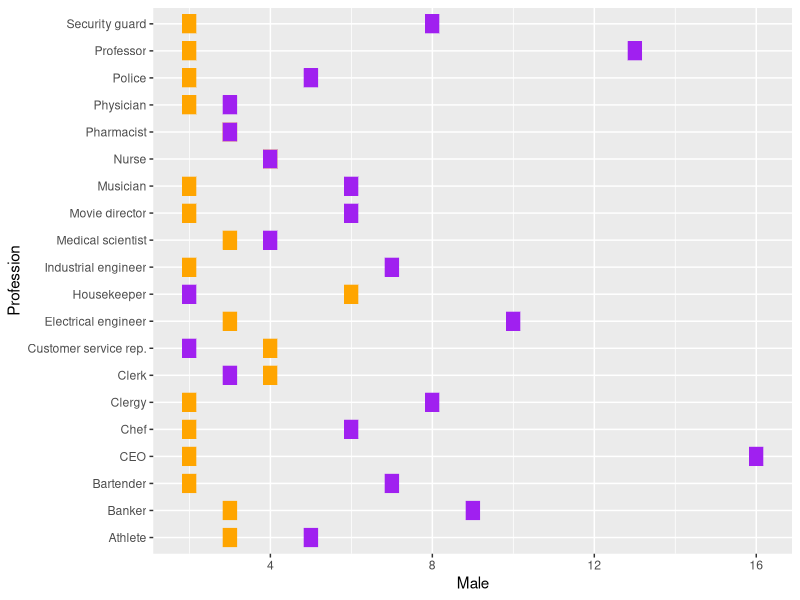
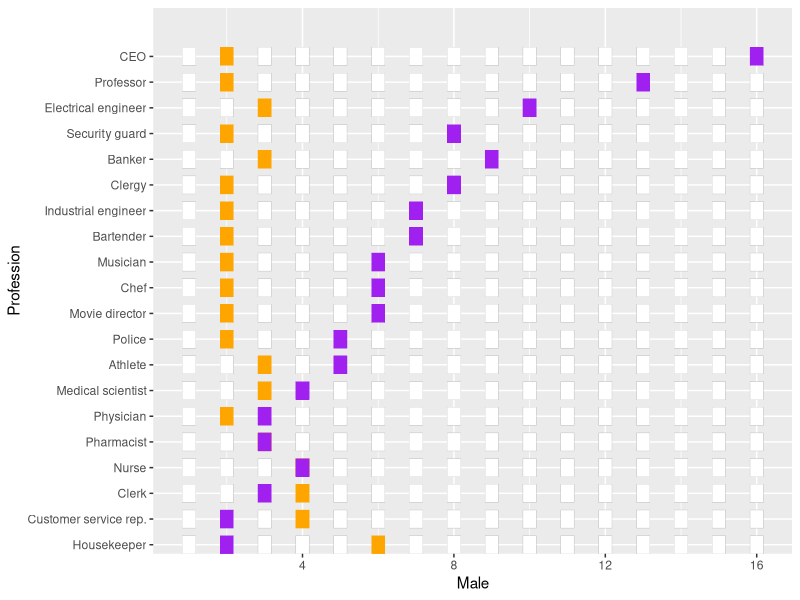
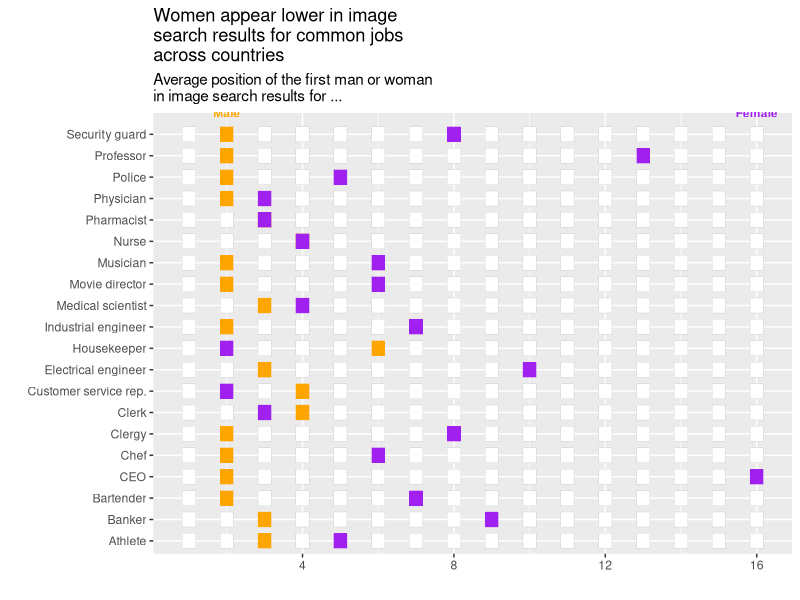
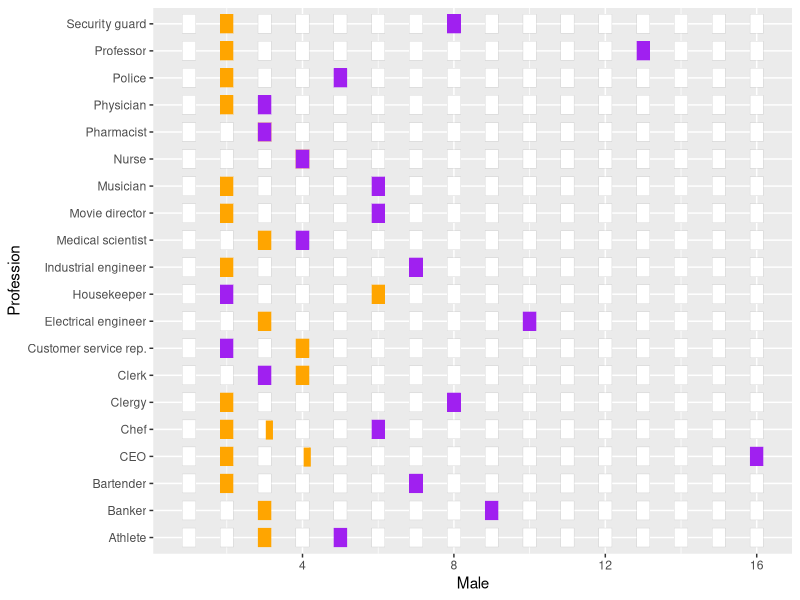
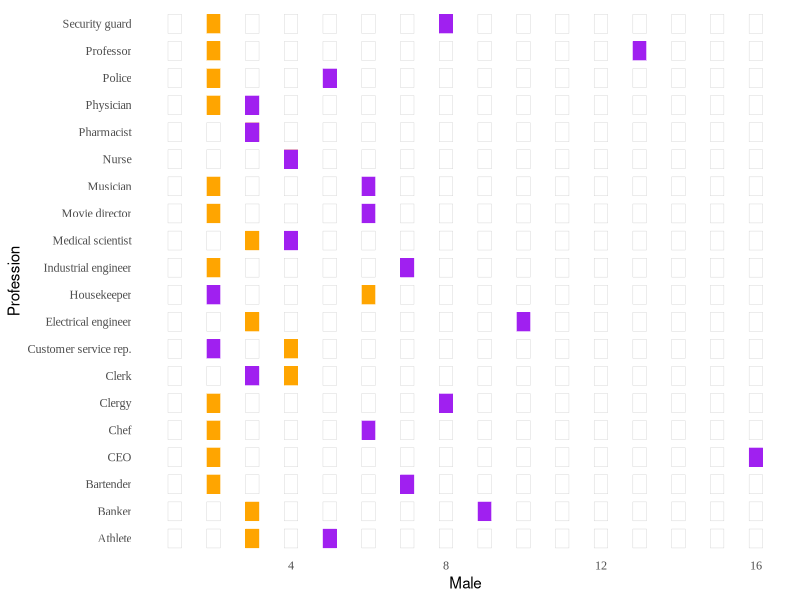

These figures' R source, in order:
## ---- chunk 1
# install.packages(c("tidyverse", "ggplot2")
library(tidyverse)
library(ggplot2)
## ---- chunk 2
df <- data.frame(Profession = c("CEO", "Professor", "Electrical engineer", "Security guard", "Banker", "Clergy", "Industrial engineer", "Bartender", "Musician", "Chef", "Movie director", "Police", "Athlete", "Medical scientist", "Physician", "Pharmacist", "Nurse", "Clerk", "Customer service rep.", "Housekeeper"),
                 Male = c(2, 2, 3, 2, 3, 2, 2, 2, 2, 2, 2, 2, 3, 3, 2, 3, 4, 4, 4, 6),
                 Female = c(16, 13, 10, 8, 9, 8, 7, 7, 6, 6, 6, 5, 5, 4, 3, 3, 4, 3, 2, 2))
## ---- chunk 3
ggplot(df, aes(y=Profession)) + 
  geom_tile(aes(x=Male), fill="orange", color = "orange", width = 0.35, height = 0.7) + 
  geom_tile(aes(x=Female), fill="purple", color = "purple", width = 0.35, height =0.7)
## ---- chunk 4
df <- data.frame(Profession = c("CEO", "Professor", "Electrical engineer", "Security guard", "Banker", "Clergy", "Industrial engineer", "Bartender", "Musician", "Chef", "Movie director", "Police", "Athlete", "Medical scientist", "Physician", "Pharmacist", "Nurse", "Clerk", "Customer service rep.", "Housekeeper"),
                 Male = c(2, 2, 3, 2, 3, 2, 2, 2, 2, 2, 2, 2, 3, 3, 2, 3, 4, 4, 4, 6),
                 Female = c(16, 13, 10, 8, 9, 8, 7, 7, 6, 6, 6, 5, 5, 4, 3, 3, 4, 3, 2, 2),
                 position = c(1, 1, 1, 1, 1, 1, 1, 1, 1, 1, 1, 1, 1, 1, 1, 1, 1, 1, 1, 1),
                 position2 = c(3, 3, 2, 3, 2, 3, 3, 3, 3, 3, 3, 3, 2, 2, 4, 2, 2, 2, 3, 3),
                 position3 = c(4, 4, 4, 4, 4, 4, 4, 4, 4, 4, 4, 4, 4, 5, 5, 4, 3, 5, 5, 4),
                 position4 = c(5, 5, 5, 5, 5, 5, 5, 5, 5, 5, 5, 6, 6, 6, 6, 5, 5, 6, 6, 5),
                 position5 = c(6, 6, 6, 6, 6, 6, 6, 6, 7, 7, 7, 7, 7, 7, 7, 6, 6, 7, 7, 7),
                 position6 = c(7, 7, 7, 7, 7, 7, 8, 8, 8, 8, 8, 8, 8, 8, 8, 7, 7, 8, 8, 8),
                 position7 = c(8, 8, 8, 9, 8, 9, 9, 9, 9, 9, 9, 9, 9, 9, 9, 8, 8, 9, 9, 9),
                 position8 = c(9, 9, 9, 10, 10, 10, 10, 10, 10, 10, 10, 10, 10, 10, 10, 9, 9, 10, 10, 10),
                 position9 = c(10, 10, 11, 11, 11, 11, 11, 11, 11, 11, 11, 11, 11, 11, 11, 10, 10, 11, 11, 11),
                 position10 = c(11, 11, 12, 12, 12, 12, 12, 12, 12, 12, 12, 12, 12, 12, 12, 11, 11, 12, 12, 12),
                 position11 = c(12, 12, 13, 13, 13, 13, 13, 13, 13, 13, 13, 13, 13, 13, 13, 12, 12, 13, 13, 13),
                 position12 = c(13, 14, 14, 14, 14, 14, 14, 14, 14, 14, 14, 14, 14, 14, 14, 13, 13, 14, 14, 14),
                 position13 = c(14, 15, 15, 15, 15, 15, 15, 15, 15, 15, 15, 15, 15, 15, 15, 14, 14, 15, 15, 15),
                 position14 = c(15, 16, 16, 16, 16, 16, 16, 16, 16, 16, 16, 16, 16, 16, 16, 15, 15, 16, 16, 16),
                 position15 = c(NA, NA, NA, NA, NA, NA, NA, NA, NA, NA, NA, NA, NA, NA, NA, 16, 16, NA, NA, NA)
                 )

## ---- chunk 5
p <- ggplot(df, aes(y=Profession)) + 
  geom_tile(aes(x=Male), fill="orange", color = "orange", width = 0.35, height = 0.7) + 
  geom_tile(aes(x=Female), fill="purple", color = "purple", width = 0.35, height =0.7) +
  geom_tile(aes(x=position), fill="white", color = "grey", width = 0.35, height = 0.7) +
  geom_tile(aes(x=position2), fill="white", color = "grey", width = 0.35, height = 0.7) +
  geom_tile(aes(x=position3), fill="white", color = "grey", width = 0.35, height = 0.7) +
  geom_tile(aes(x=position4), fill="white", color = "grey", width = 0.35, height = 0.7) +
  geom_tile(aes(x=position5), fill="white", color = "grey", width = 0.35, height = 0.7) +
  geom_tile(aes(x=position6), fill="white", color = "grey", width = 0.35, height = 0.7) +
  geom_tile(aes(x=position7), fill="white", color = "grey", width = 0.35, height = 0.7) +
  geom_tile(aes(x=position8), fill="white", color = "grey", width = 0.35, height = 0.7) +
  geom_tile(aes(x=position9), fill="white", color = "grey", width = 0.35, height = 0.7) +
  geom_tile(aes(x=position10), fill="white", color = "grey", width = 0.35, height = 0.7) +
  geom_tile(aes(x=position11), fill="white", color = "grey", width = 0.35, height = 0.7) +
  geom_tile(aes(x=position12), fill="white", color = "grey", width = 0.35, height = 0.7) +
  geom_tile(aes(x=position13), fill="white", color = "grey", width = 0.35, height = 0.7) +
  geom_tile(aes(x=position14), fill="white", color = "grey", width = 0.35, height = 0.7) +
  geom_tile(aes(x=position15), fill="white", color = "grey", width = 0.35, height = 0.7)

## ---- chunk 6
p + 
  geom_tile(aes(x=Male), fill="orange", color = "orange", width = 0.35, height = 0.7) + 
  geom_tile(aes(x=Female), fill="purple", color = "purple", width = 0.35, height =0.7) +
  geom_tile(aes(x=position), fill="white", color = "grey", width = 0.35, height = 0.7) +
  geom_tile(aes(x=position2), fill="white", color = "grey", width = 0.35, height = 0.7) +
  geom_tile(aes(x=position3), fill="white", color = "grey", width = 0.35, height = 0.7) +
  geom_tile(aes(x=position4), fill="white", color = "grey", width = 0.35, height = 0.7) +
  geom_tile(aes(x=position5), fill="white", color = "grey", width = 0.35, height = 0.7) +
  geom_tile(aes(x=position6), fill="white", color = "grey", width = 0.35, height = 0.7) +
  geom_tile(aes(x=position7), fill="white", color = "grey", width = 0.35, height = 0.7) +
  geom_tile(aes(x=position8), fill="white", color = "grey", width = 0.35, height = 0.7) +
  geom_tile(aes(x=position9), fill="white", color = "grey", width = 0.35, height = 0.7) +
  geom_tile(aes(x=position10), fill="white", color = "grey", width = 0.35, height = 0.7) +
  geom_tile(aes(x=position11), fill="white", color = "grey", width = 0.35, height = 0.7) +
  geom_tile(aes(x=position12), fill="white", color = "grey", width = 0.35, height = 0.7) +
  geom_tile(aes(x=position13), fill="white", color = "grey", width = 0.35, height = 0.7) +
  geom_tile(aes(x=position14), fill="white", color = "grey", width = 0.35, height = 0.7) +
  geom_tile(aes(x=position15), fill="white", color = "grey", width = 0.35, height = 0.7) +
  scale_fill_manual(values=c(position ="white",
                             Male ="orange",
                             Female = "purple")) +
  scale_y_discrete(limits = rev(df$Profession), expand = expansion(mult = c(0, 0.1)))
## ---- chunk 7
p + labs(
    x = "",
    y = "",
    title = "Women appear lower in image\nsearch results for common jobs\nacross countries",
    subtitle = "Average position of the first man or woman\nin image search results for ... "
  ) +
  annotate("text", x = 2, y = 21, label = "Male", size = 3, color = "orange", fontface = 2, family = "Arial") +
  annotate("text", x = 16, y = 21, label = "Female", size = 3, color = "purple", fontface = 2, family = "Arial")
## ---- chunk 8
p +
  annotate("rect", xmin = 3.05, xmax = 3.2, ymin = 4.65, ymax = 5.3, alpha = 1, color = "orange", fill = "orange") +
  annotate("rect", xmin = 4.05, xmax = 4.2, ymin = 3.65, ymax = 4.3, alpha = 1, color = "orange", fill = "orange") 
## ---- chunk 9
p + theme_light() +
  theme(
  panel.background = element_blank(),
  panel.grid = element_line(size = 0.25, color = "white"),
  axis.ticks = element_blank(),
  axis.line = element_blank(),
  panel.border = element_blank(),
  axis.text = element_text(family = "Times New Roman"),
  plot.title = element_text(face = "bold", family = "Arial", hjust = 0),
  plot.subtitle = element_text(color = "grey", face = "italic", family = "Times New Roman", hjust = 0, vjust = 4),
  plot.caption = element_text(hjust = 0)
) 

## ---- chunk 10







